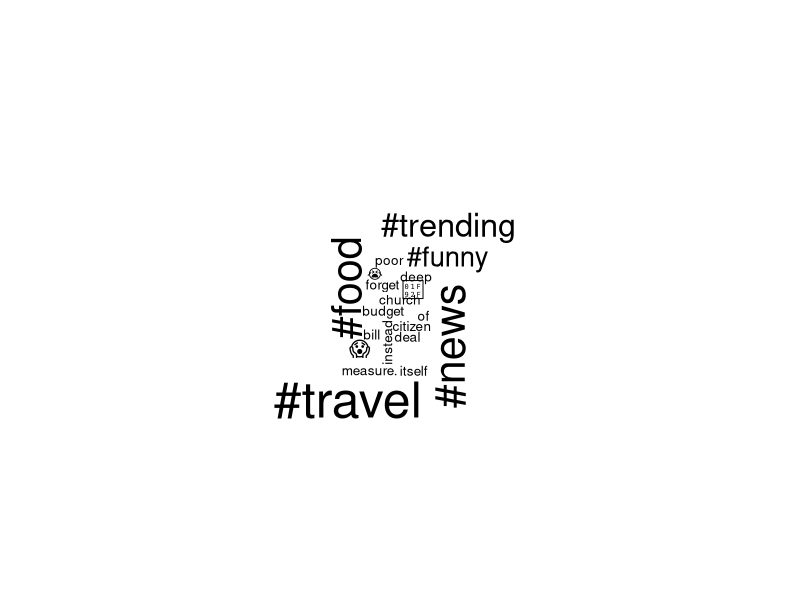

Recreate this plot in R. (Note: this script raises an error after producing the figure.)
#Last Names: Avelino, Balingit, Liong, Wong
#Language: R
#Paradigms: Imperative, Structured, Concurrent

library(dplyr)
library(stringr)
library(lubridate)
library(wordcloud)
library(ggplot2)
library(readr)

data <- read_csv("fake_tweets.csv") 

corpus <- paste(data$text, collapse = " ")

clean_tokenize <- function(text) {
  tokens <- unlist(strsplit(text, "\\s+"))
  return(tolower(tokens)) #make lowercase
}

words <- clean_tokenize(corpus)
total_words <- length(words)
unique_words <- length(unique(words))
word_freq <- table(words)
word_freq_sorted <- sort(word_freq, decreasing = TRUE)
characters <- unlist(strsplit(tolower(corpus), ""))
characters <- characters[characters != " "]  
char_freq <- table(characters)
char_freq_sorted <- sort(char_freq, decreasing = TRUE)

top_words <- head(word_freq_sorted, 20)
stop_words <- c("a", "about", "above", "after", "again", "against", "all", "am", "an", "and", "any", "are", "aren't", "as", "at", "be", "because", "been", "before", "being", "below", "between", "both", "but", "by", "can't", "cannot", "could", "couldn't", "did", "didn't", "do", "does", "doesn't", "doing", "don't", "down", "during", "each", "few", "for", "from", "further", "had", "hadn't", "has", "hasn't", "have", "haven't", "having", "he", "he'd", "he'll", "he's", "her", "here", "here's", "hers", "herself", "him", "himself", "his", "how", "how's", "i", "i'd", "i'll", "i'm", "i've", "if", "in", "into", "is", "isn't", "it", "it's", "its", "itself", "let's", "me", "more", "most", "mustn't", "my", "myself", "no", "nor", "not", "of", "off", "on", "once", "only", "or", "other", "ought", "our", "ours", "ourselves", "out", "over", "own", "same", "she", "she'd", "she'll", "she's", "should", "shouldn't", "so", "some", "such", "than", "that", "that's", "the", "their", "theirs", "them", "themselves", "then", "there", "there's", "these", "they", "they'd", "they'll", "they're", "they've", "this", "those", "through", "to", "too", "under", "until", "up", "very", "was", "wasn't", "we", "we'd", "we'll", "we're", "we've", "were", "weren't", "what", "what's", "when", "when's", "where", "where's", "which", "while", "who", "who's", "whom", "why", "why's", "with", "won't", "would", "wouldn't", "you", "you'd", "you'll", "you're", "you've", "your", "yours", "yourself", "yourselves")
identified_stop_words <- word_freq[names(word_freq) %in% stop_words]
top_stop <- head(sort(identified_stop_words, decreasing = TRUE), 10)

print(paste("Total Word Count:", total_words))
print(paste("Vocabulary Size:", unique_words))

print("Word Frequency (Sorted):")
  #print(head(word_freq_sorted, 10)) 
print(word_freq_sorted)

print("Character Frequency (Sorted):")
  #print(head(char_freq_sorted, 10)) 
print(char_freq_sorted)

print("Top 20 Most Frequent Words:")
print(top_words)
print("Top 10 Most Frequent Stop Words:")
print(top_stop)

#wordlcoud
png("wordcloud.png", width = 500, height = 500)
wordcloud(names(top_words), freq = as.numeric(top_words), scale = c(3, 0.5), min.freq = 1)
dev.off()
print("Word cloud saved as 'wordcloud.png'")

#bar
png("barchart.png", width = 500, height = 500)
ggplot(monthly_posts, aes(x = month, y = post_count)) +
  geom_bar(stat = "identity", fill = "pink") +
  theme_minimal() +
  labs(title = "Total Number of Posts Per Month", x = "Month", y = "Number of Posts") +
  theme(axis.text.x = element_text(angle = 45, hjust = 1))
dev.off()
print("Bar chart saved as 'barchart.png'")



#symbol freq
symbols <- unlist(str_extract_all(corpus, "[^a-zA-Z0-9\\s]"))
if (length(symbols) > 0) {
  symbol_freq <- table(symbols)
  symbol_data <- data.frame(symbol = names(symbol_freq), freq = as.numeric(symbol_freq))
  
  #pie 
  png("piechart.png", width = 500, height = 500)
  
  print(ggplot(symbol_data, aes(x = "", y = freq, fill = symbol)) +
          geom_bar(stat = "identity", width = 1) +
          coord_polar("y", start = 0) +
          theme_void() +
          labs(title = "Distribution of Symbols in the Corpus"))
  
  dev.off()
  print("Pie chart saved as 'piechart.png'")
} else {
  print("No symbols found.")
}
